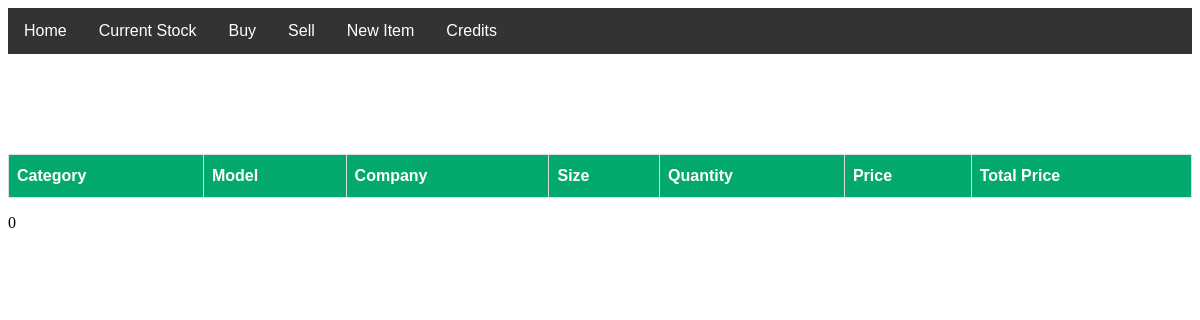
The app's page /viewstock, older data.
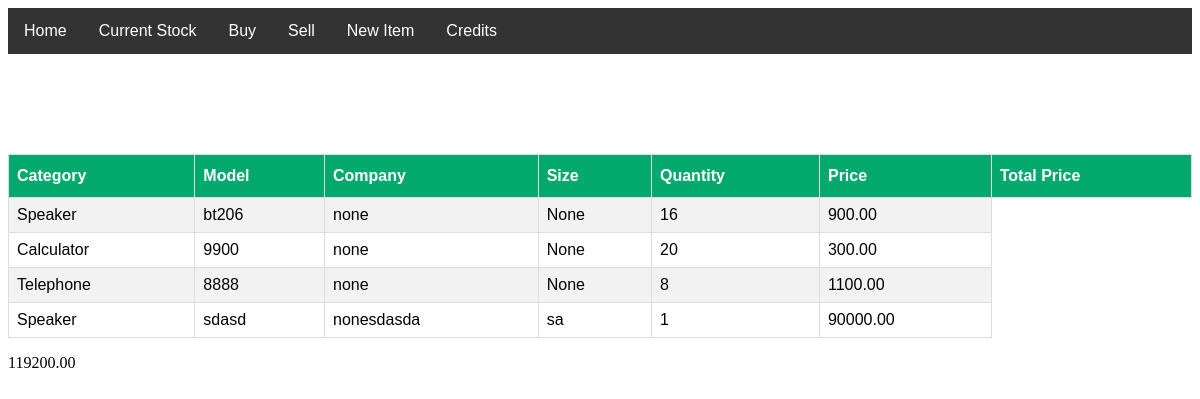
The same page, newer data.
### mainapp/models.py (models this page shows, shortened)
class Item(models.Model):
    item_type = models.ForeignKey(Item_type, on_delete=models.PROTECT)
    model_name = models.CharField(max_length=50,null=True,default='none')
    company_name=models.CharField(max_length=50,null=True,default='none')
    size=models.CharField(max_length=30,null=True,blank=True)
    quantity=models.PositiveIntegerField(default=0)
    price = models.DecimalField(max_digits=15, decimal_places=2)
    is_stock=models.BooleanField(default=False)
    total_in_quantity = models.PositiveIntegerField(default=0)

class Item_type(models.Model):
    name = models.CharField(max_length=50)
    def __str__(self):
        return self.name

class account(models.Model):
    name=models.CharField(max_length=40)
    expense_out = models.DecimalField(max_digits=12, decimal_places=2,default=0)
    revenue_in  = models.DecimalField(max_digits=12, decimal_places=2,default=0)
    stock_price  = models.DecimalField(max_digits=12, decimal_places=2,default=0)
    def get_stock_price(self):
        sum=0
        for item in Item.objects.filter(is_stock=True):
            total=item.quantity*item.price
            sum += total
        self.stock_price=sum
        self.save()
        return self.stock_price

### mainapp/views.py (the view)
# urls.py: path('viewstock', views.view_all_stock_view, name="viewstock"),
def view_all_stock_view(request):
    allstock=models.Item.objects.filter(is_stock=True)
    obj=models.account.objects.first()
    stock_price=obj.get_stock_price()
    context={
        "allstock": allstock,
        "stock_price": stock_price
    }
    return render(request, 'mainapp/allstock.html' ,context)

### mainapp/templates/mainapp/allstock.html (shortened to what this page needs)
{% extends "mainapp/base.html" %}
{% load static %}
  {% block body %}
<table id="stocktable">
  <tr>
    <th>Category</th>
    <th>Model</th>
    <th>Company</th>
    <th>Size</th>
    <th>Quantity</th>
    <th>Price</th>
    <th>Total Price</th>
  </tr>
  {% for i in allstock %}
  <tr>
    <td>{{i.item_type}}</td>
    <td>{{i.model_name }}</td>
    <td>{{i.company_name}}</td>
    <td>{{i.size}}</td>
    <td>{{i.quantity}}</td>
    <td>{{i.price }}</td>
  </tr>
  {% endfor %}
</table>
      <p>{{ stock_price }}</p>
{% endblock %}

### mainapp/templates/mainapp/base.html (shortened to what this page needs)
<!DOCTYPE html>
<html lang="en">
<head>
</head>
<body>
    <div class="navbar">
        <a href="{% url 'home' %}">Home</a>
        <a href="{% url 'viewstock' %}">Current Stock</a>
        <div class="dropdown">
            <button class="dropbtn">Buy
            </button>
        </div>
        <div class="dropdown">
            <button class="dropbtn">Sell
            </button>
        </div>
        <a href="{% url 'createitem' way=2 %}">New Item</a>
        <div class="dropdown">
          <button class="dropbtn">Credits</button>
        </div>
    </div>
    <div style="margin-top: 100px;">
        {% block body %} {% endblock %}
    </div>
</body>
</html>

### mainapp/templates/mainapp/base.html (style rules this page uses)
.navbar { overflow: hidden; background-color: #333; font-family: Arial; }
.navbar a { float: left; font-size: 16px; color: white; text-align: center; padding: 14px 16px; text-decoration: none; }
.dropdown { float: left; overflow: hidden; }
.dropdown .dropbtn { font-size: 16px; border: none; outline: none; color: white; padding: 14px 16px; background-color: inherit; font-family: inherit; margin: 0; }

### mainapp/templates/mainapp/allstock.html (style rules this page uses)
#stocktable { font-family: Arial, Helvetica, sans-serif; border-collapse: collapse; width: 100%; }
#stocktable td, #stocktable th { border: 1px solid #ddd; padding: 8px; }
#stocktable tr:nth-child(even) { background-color: #f2f2f2; }
#stocktable th { padding-top: 12px; padding-bottom: 12px; text-align: left; background-color: #04AA6D; color: white; }

Row changes from the older to the newer data that the page shows:
added Item: item_type "Speaker", model_name "bt206", company_name "none", size "None", quantity "16", price "900.00"
added Item: item_type "Calculator", model_name "9900", company_name "none", size "None", quantity "20", price "300.00"
added Item: item_type "Telephone", model_name "8888", company_name "none", size "None", quantity "8", price "1100.00"
added Item: item_type "Speaker", model_name "sdasd", company_name "nonesdasda", size "sa", quantity "1", price "90000.00"
now on this page (row edited): account: stock_price "119200.00"
Text that changed along with them:
{{ stock_price }}: "0" → (not shown)
